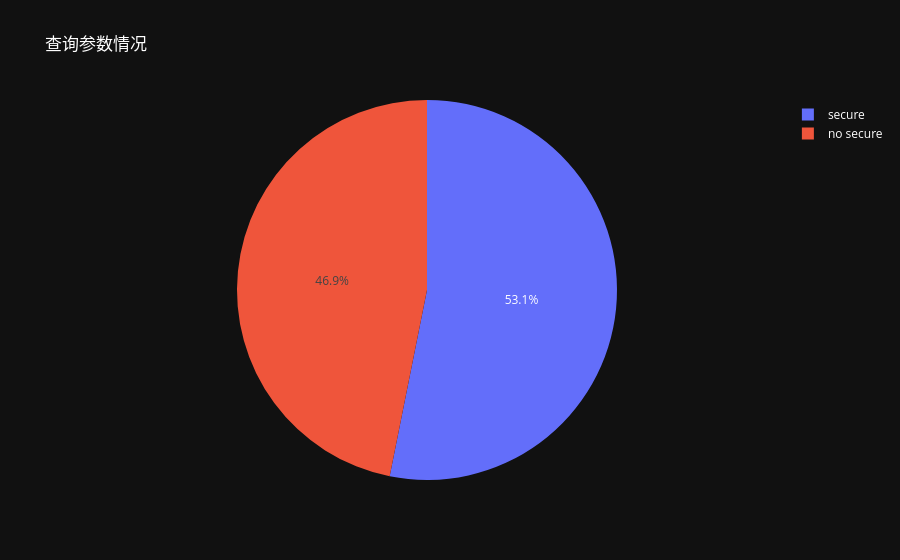

The notebook cell saved with this chart:
### Code cell
query_count = data["is_secure"].value_counts()
query_count.rename(index={1 :"secure",0  :"no secure"},inplace=True)
has_query_pie = go.Figure(go.Pie(labels=query_count.index,values=query_count.values))
has_query_pie.update_layout(title='查询参数情况',
                  template='plotly_dark',
                  font=dict(color='white'),
                  showlegend=True)
has_query_pie.show()

### Figure 1 — Plotly figure (JSON) as saved in the notebook; plotly's stock layout.template omitted (floating-point values rounded to 4 significant figures)
{"data": [{"labels": ["secure", "no secure"], "type": "pie", "values": [336167, 296341]}], "layout": {"font": {"color": "white"}, "showlegend": true, "title": {"text": "查询参数情况"}}}
